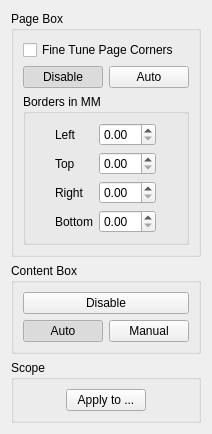
<?xml version="1.0" encoding="UTF-8"?>
<ui version="4.0">
 <class>SelectContentOptionsWidget</class>
 <widget class="QWidget" name="SelectContentOptionsWidget">
  <property name="geometry">
   <rect>
    <x>0</x>
    <y>0</y>
    <width>202</width>
    <height>403</height>
   </rect>
  </property>
  <property name="windowTitle">
   <string>Form</string>
  </property>
  <layout class="QVBoxLayout" name="verticalLayout_4">
   <item>
    <widget class="QGroupBox" name="groupBox_2">
     <property name="title">
      <string>Page Box</string>
     </property>
     <layout class="QVBoxLayout" name="verticalLayout_3">
      <item>
       <layout class="QVBoxLayout" name="verticalLayout">
        <item>
         <widget class="QCheckBox" name="fineTuneBtn">
          <property name="toolTip">
           <string>Shift with corners while they are in black. </string>
          </property>
          <property name="text">
           <string>Fine Tune Page Corners</string>
          </property>
         </widget>
        </item>
        <item>
         <layout class="QHBoxLayout" name="horizontalLayout_2">
          <item>
           <widget class="QPushButton" name="pageDetectDisableBtn">
            <property name="text">
             <string>Disable</string>
            </property>
            <property name="checkable">
             <bool>true</bool>
            </property>
            <property name="checked">
             <bool>true</bool>
            </property>
            <property name="autoExclusive">
             <bool>true</bool>
            </property>
           </widget>
          </item>
          <item>
           <widget class="QPushButton" name="pageDetectAutoBtn">
            <property name="text">
             <string>Auto</string>
            </property>
            <property name="checkable">
             <bool>true</bool>
            </property>
            <property name="autoExclusive">
             <bool>true</bool>
            </property>
           </widget>
          </item>
         </layout>
        </item>
       </layout>
      </item>
      <item>
       <widget class="QGroupBox" name="groupBox_3">
        <property name="title">
         <string>Borders in MM</string>
        </property>
        <layout class="QVBoxLayout" name="verticalLayout_2">
         <item>
          <layout class="QHBoxLayout" name="horizontalLayout_3">
           <item>
            <spacer name="horizontalSpacer">
             <property name="orientation">
              <enum>Qt::Horizontal</enum>
             </property>
             <property name="sizeHint" stdset="0">
              <size>
               <width>40</width>
               <height>20</height>
              </size>
             </property>
            </spacer>
           </item>
           <item>
            <layout class="QGridLayout" name="gridLayout">
             <item row="0" column="0">
              <widget class="QLabel" name="label">
               <property name="text">
                <string>Left</string>
               </property>
              </widget>
             </item>
             <item row="0" column="1">
              <widget class="QDoubleSpinBox" name="leftBorder"/>
             </item>
             <item row="1" column="0">
              <widget class="QLabel" name="label_2">
               <property name="text">
                <string>Top</string>
               </property>
              </widget>
             </item>
             <item row="1" column="1">
              <widget class="QDoubleSpinBox" name="topBorder"/>
             </item>
             <item row="2" column="0">
              <widget class="QLabel" name="label_3">
               <property name="text">
                <string>Right</string>
               </property>
              </widget>
             </item>
             <item row="2" column="1">
              <widget class="QDoubleSpinBox" name="rightBorder"/>
             </item>
             <item row="3" column="0">
              <widget class="QLabel" name="label_4">
               <property name="text">
                <string>Bottom</string>
               </property>
              </widget>
             </item>
             <item row="3" column="1">
              <widget class="QDoubleSpinBox" name="bottomBorder"/>
             </item>
            </layout>
           </item>
           <item>
            <spacer name="horizontalSpacer_2">
             <property name="orientation">
              <enum>Qt::Horizontal</enum>
             </property>
             <property name="sizeHint" stdset="0">
              <size>
               <width>40</width>
               <height>20</height>
              </size>
             </property>
            </spacer>
           </item>
          </layout>
         </item>
        </layout>
       </widget>
      </item>
     </layout>
    </widget>
   </item>
   <item>
    <widget class="QGroupBox" name="groupBox">
     <property name="title">
      <string>Content Box</string>
     </property>
     <layout class="QGridLayout" name="gridLayout_2">
      <item row="0" column="1" colspan="2">
       <widget class="QPushButton" name="disableBtn">
        <property name="text">
         <string>Disable</string>
        </property>
        <property name="checkable">
         <bool>true</bool>
        </property>
        <property name="autoExclusive">
         <bool>true</bool>
        </property>
       </widget>
      </item>
      <item row="1" column="1">
       <widget class="QPushButton" name="autoBtn">
        <property name="text">
         <string>Auto</string>
        </property>
        <property name="checkable">
         <bool>true</bool>
        </property>
        <property name="checked">
         <bool>true</bool>
        </property>
        <property name="autoExclusive">
         <bool>true</bool>
        </property>
       </widget>
      </item>
      <item row="1" column="2">
       <widget class="QPushButton" name="manualBtn">
        <property name="text">
         <string>Manual</string>
        </property>
        <property name="checkable">
         <bool>true</bool>
        </property>
        <property name="autoExclusive">
         <bool>true</bool>
        </property>
       </widget>
      </item>
     </layout>
    </widget>
   </item>
   <item>
    <widget class="QGroupBox" name="scopeBox">
     <property name="title">
      <string>Scope</string>
     </property>
     <layout class="QVBoxLayout">
      <item>
       <layout class="QHBoxLayout">
        <item>
         <spacer>
          <property name="orientation">
           <enum>Qt::Horizontal</enum>
          </property>
          <property name="sizeHint" stdset="0">
           <size>
            <width>40</width>
            <height>20</height>
           </size>
          </property>
         </spacer>
        </item>
        <item>
         <widget class="QPushButton" name="applyToBtn">
          <property name="text">
           <string>Apply to ...</string>
          </property>
         </widget>
        </item>
        <item>
         <spacer>
          <property name="orientation">
           <enum>Qt::Horizontal</enum>
          </property>
          <property name="sizeHint" stdset="0">
           <size>
            <width>40</width>
            <height>20</height>
           </size>
          </property>
         </spacer>
        </item>
       </layout>
      </item>
     </layout>
    </widget>
   </item>
   <item>
    <spacer name="verticalSpacer">
     <property name="orientation">
      <enum>Qt::Vertical</enum>
     </property>
     <property name="sizeHint" stdset="0">
      <size>
       <width>20</width>
       <height>40</height>
      </size>
     </property>
    </spacer>
   </item>
  </layout>
 </widget>
 <resources/>
 <connections/>
</ui>
